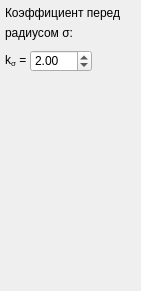
    <widget class="QWidget" name="gaussModePage">
     <property name="geometry">
      <rect>
       <x>0</x>
       <y>0</y>
       <width>141</width>
       <height>291</height>
      </rect>
     </property>
     <attribute name="label">
      <string>Мода Гаусса</string>
     </attribute>
     <widget class="QLabel" name="factorSigmaInputText">
      <property name="geometry">
       <rect>
        <x>5</x>
        <y>50</y>
        <width>21</width>
        <height>21</height>
       </rect>
      </property>
      <property name="text">
       <string>&lt;html&gt;&lt;head/&gt;&lt;body&gt;&lt;p&gt;k&lt;span style=&quot; vertical-align:sub;&quot;&gt;σ&lt;/span&gt; = &lt;/p&gt;&lt;/body&gt;&lt;/html&gt;</string>
      </property>
     </widget>
     <widget class="QLabel" name="factorSigmaFirstText">
      <property name="geometry">
       <rect>
        <x>5</x>
        <y>5</y>
        <width>121</width>
        <height>16</height>
       </rect>
      </property>
      <property name="font">
       <font>
        <pointsize>9</pointsize>
       </font>
      </property>
      <property name="lineWidth">
       <number>1</number>
      </property>
      <property name="text">
       <string>&lt;html&gt;&lt;head/&gt;&lt;body&gt;&lt;p&gt;Коэффициент перед&lt;/p&gt;&lt;/body&gt;&lt;/html&gt;</string>
      </property>
     </widget>
     <widget class="QDoubleSpinBox" name="factorSigmaInputBox">
      <property name="geometry">
       <rect>
        <x>30</x>
        <y>50</y>
        <width>62</width>
        <height>22</height>
       </rect>
      </property>
      <property name="minimum">
       <double>0.010000000000000</double>
      </property>
      <property name="singleStep">
       <double>1.000000000000000</double>
      </property>
      <property name="value">
       <double>2.000000000000000</double>
      </property>
     </widget>
     <widget class="QLabel" name="factorSigmaSecondText">
      <property name="geometry">
       <rect>
        <x>5</x>
        <y>25</y>
        <width>121</width>
        <height>16</height>
       </rect>
      </property>
      <property name="font">
       <font>
        <pointsize>9</pointsize>
       </font>
      </property>
      <property name="lineWidth">
       <number>1</number>
      </property>
      <property name="text">
       <string>&lt;html&gt;&lt;head/&gt;&lt;body&gt;&lt;p&gt;радиусом σ:&lt;/p&gt;&lt;/body&gt;&lt;/html&gt;</string>
      </property>
     </widget>
    </widget>
